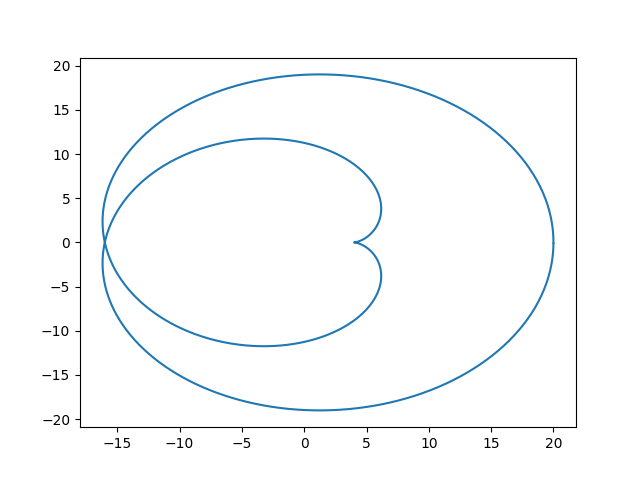

Generate this figure with Python:
import matplotlib.pyplot as plt
import numpy as np


def star():

    t = np.arange(0, 4*np.pi, 0.01)
    x = 12 * np.cos(t) + 8*np.cos(1.5*t)
    y = 12 * np.sin(t) + 8*np.sin(1.5*t)

    plt.plot(x, y)
    plt.savefig('star.png')


star()


def rotate_star(alpha, x_0 = 0, y_0 = 0, x_1 = 20, y_1 = 0):

    t = np.arange(0, 4*np.pi, 0.01)
    x = 12 * np.cos(t) + 8*np.cos(1.5*t)
    y = 12 * np.sin(t) + 8*np.sin(1.5*t)

    X = x_0 + (x - x_1)*np.cos(alpha) - (y - y_1)*np.sin(alpha)
    Y = y_0 + (y - y_1)*np.cos(alpha) + (x - x_1)*np.sin(alpha)

    plt.plot(X, Y)
    plt.savefig('rotate_star.png')


rotate_star(np.pi)
